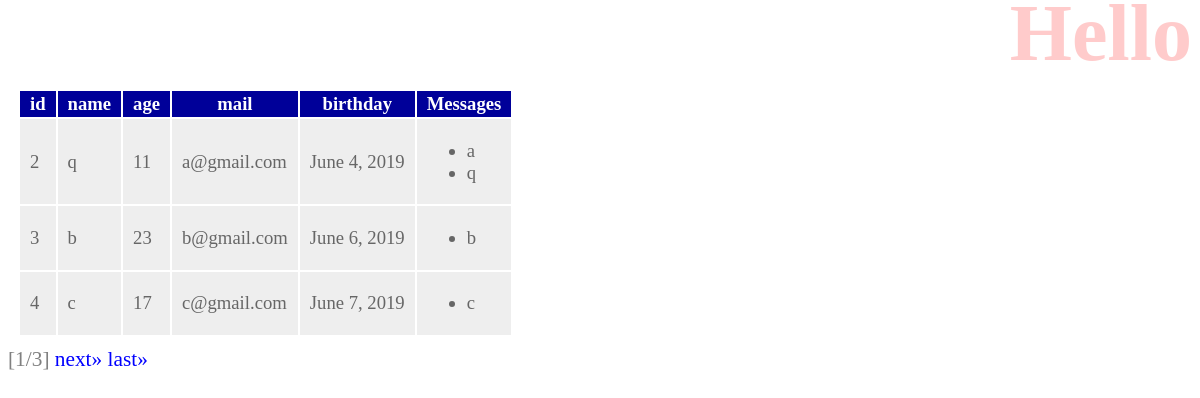
/hello/, run on the app's committed database.
### hello/models.py (models this page shows, shortened)
class Friend(models.Model):
  name = models.CharField(max_length = 100)
  mail = models.EmailField(max_length = 200)
  gender = models.BooleanField()
  age = models.IntegerField(default = 0)
  birthday = models.DateField()

class Message(models.Model):
  friend = models.ForeignKey(Friend, on_delete=models.CASCADE)
  title = models.CharField(max_length = 100)
  content = models.CharField(max_length = 300)
  pub_date = models.DateTimeField(auto_now_add = True)

### hello/views.py (the view)
# urls.py: path('', views.index, name='index'),
def index(request, num=1):
    data = Friend.objects.all()
    page = Paginator(data, 3)
    params = {
      'title': 'Hello',
      'message': '',
      'data': page.get_page(num),
    }
    return render(request, 'hello/index.html', params)

### hello/templates/hello/index.html (shortened to what this page needs)
{% load static %}
<!doctype html>
<html lang = "ja">
<head>
  <link rel = "stylesheet" type = "text/css"
        href = "{% static 'hello/css/style.css' %}" />
</head>
<body>
  <h1>{{title}}</h1>
  <table>
    <tr>
      <th>id</th>
      <th>name</th>
      <th>age</th>
      <th>mail</th>
      <th>birthday</th>
      <th>Messages</th>
    </tr>
  {% for item in data %}
    <tr>
      <td>{{item.id}}</td>
      <td>{{item.name}}</td>
      <td>{{item.age}}</td>
      <td>{{item.mail}}</td>
      <td>{{item.birthday}}</td>
      <td><ul>
        {% for ob in item.message_set.all %}
        <li>{{ob.title}}</li>
        {% endfor %}
      </ul></td>
    </tr>
  {% endfor %}
  </table>
  <div>
      <span class = "current">
        [{{data.number}}/{{data.paginator.num_pages}}]
      </span>
      {% if data.has_next %}
          <a href = "{% url 'index' %}\
  {{data.next_page_number}}">next&raquo;</a>
          <a href = "{% url 'index' %}\
  {{data.paginator.num_pages}}">last&raquo;</a>
      {% endif %}
  </div>
</body>
</html>

### hello/static/hello/css/style.css (style rules this page uses)
body { color:gray; font-size: 16pt; }
h1 { color: red; opacity: 0.2; font-size: 60pt; margin-top: -20px; margin-bottom: 0px; text-align: right; }
a { color: blue; text-decoration: none; }
table { margin: 10px; font-size: 14pt; }
table tr th { background-color: #009; color: white; padding: 2px 10px; border-width: 2px; }
table tr td { background-color: #eee; color: #666; padding: 2px 10px; border-width: 2px; }

### data on the page
Friend: id "2", name "q", age "11", mail "a@gmail.com", birthday "June 4, 2019"
Message: title "a"
Message: title "q"
Friend: id "3", name "b", age "23", mail "b@gmail.com", birthday "June 6, 2019"
Message: title "b"
Friend: id "4", name "c", age "17", mail "c@gmail.com", birthday "June 7, 2019"
Message: title "c"

### other printed values
{{ data.number }} "1"
{{ data.paginator.num_pages }} "3"
